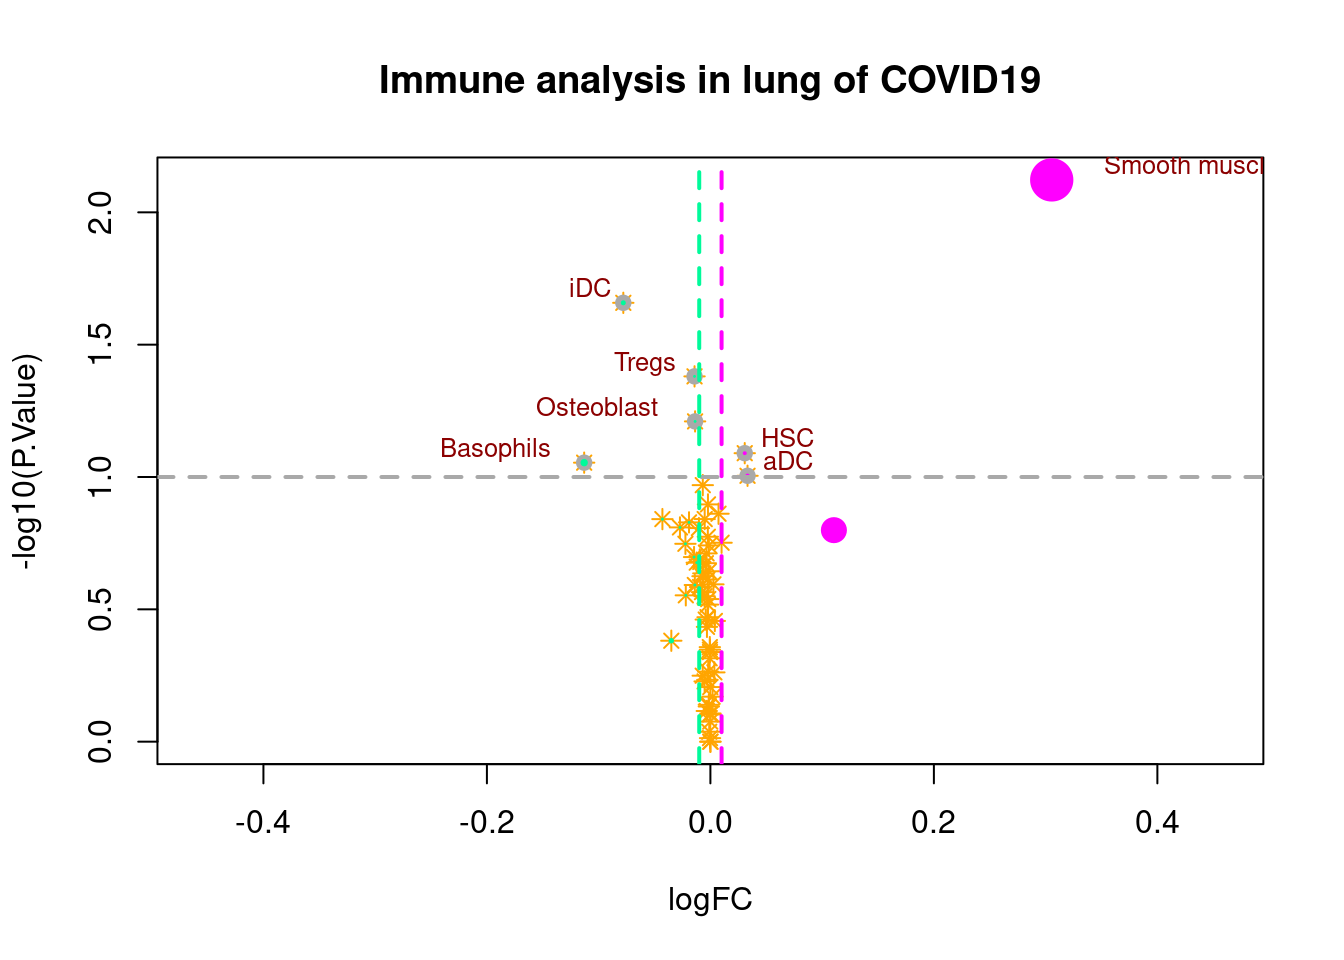

Generate this figure with R:
# devtools::install_github('dviraran/xCell')

# library(xCell)
# exprMatrix = read.table(expr_file,header=TRUE,row.names=1, as.is=TRUE)
# xCellAnalysis(exprMatrix)


# usage : annot<-(data)
prepannot<-function(data)
	{
   	if(!require(tidyr)){install.packages("tidyr")}
    	library(tidyr)

		id<-colnames(data)
		id<-as.data.frame(id)
		row.names(id)<-id$id
		annot<-separate(data = id, col = id, into = c("group", "sample"), sep = "_")
		return(annot)
}



# usage : res<-limmaxcell(data,annot,control="HD")

limmaxcell<-function(data,annot,control="HD")
	{
		if(!require(limma)){
		
		if (!requireNamespace("BiocManager", quietly = TRUE))
			install.packages("BiocManager")
			BiocManager::install("limma")}
			
		library(limma)	

	# remove scores from xcell result before performing limma analysis
		data<-data[!grepl("*Score", rownames(data)), ]
	
	# prepare design matrix
	levels <- relevel(as.factor(annot$group),ref=control)
	design <- model.matrix(~levels)
	rownames(design) = colnames(data)
	
	# perform limma analysis
	tmp <- lmFit(data,design=design)
	fit <- eBayes(tmp)
	res = topTable(fit,number = nrow(data),coef=2)
	res
}






# usage : volxcell(res,thresp=0.5,thresfc=0.025,fold=45,title="Immune score post LIMMA")


volxcell<-function(res,thresp=0.5,thresfc=0.1, title="Volcano Plot on IMMUNE CELLS",fold=50)
	{
	# remove scores if not performed during limma analysis
	#res<-res[!grepl("*Score", rownames(res)), ]

	# set column of gene identifier starting of row names
		res$geneid<-rownames(res)
	
	# defined the x axis limits
	
		xaxis<-max(res$logFC)+ 0.5*max(res$logFC)
	
	# found up and down cells with fold change superior to theshold defined
		up <- rownames(res)[which(res$logFC>=thresfc)]
		
		down <- rownames(res)[which(res$logFC<=(1*-thresfc))]
		
	
	# conditional color and shape of the cells in links with their p-values and fold changes
		with(res, plot(logFC, -log10(P.Value), pch=8, col="#FFA500", main=title, xlim=c(-xaxis,xaxis),cex=1))
	
		with(subset(res , P.Value<thresp), points(logFC, -log10(P.Value), pch=20,cex=1.5,col="darkgray"))
	
		with(res[which(rownames(res) %in% up),], points(logFC, -log10(P.Value), pch=20,cex=AveExpr*fold, col="#FF00FF"))
	
		with(res[which(rownames(res) %in% down),], points(logFC, -log10(P.Value), pch=20, cex=AveExpr*fold, col="#00FA9A"))
	
	# add different threshold lines
		abline(h=-log10(thresp), col="darkgray",lty=2,lwd = 2)
	
		abline(v=thresfc, col="#FF00FF",lty=2,lwd = 2)
	
		abline(v=-thresfc, col="#00FA9A",lty=2,lwd = 2)

	# load calibrate library to write labels on plot
		if(!require(calibrate)){install.packages("calibrate")}
			library(calibrate)
	
	# add labels for regulated cells with significant p-values in limma 
		with(subset(res, P.Value<thresp & abs(logFC) >= thresfc), textxy(logFC, -log10(P.Value), labs=geneid, 
		cex=0.8,lwd=2,col="darkred"))
}
